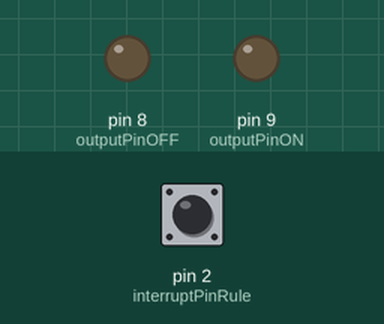
A sketch run on a simulated Arduino Uno, built with avr-gcc and run on an emulated ATmega328P. Parts: output pins drawn as LEDs (lit = HIGH). Inputs (shaded band) come from the test bench; at power-on: pin 2 (interruptPinRule) LOW. Random numbers use the default seed unless the sketch sets one.

Above: at 1.2 s.
1.3 s: pin 2 (interruptPinRule) pulled HIGH for 0.15 s
Timing chart, 0 to 4.3 s (numbered marks = the images above; inputs shaded):
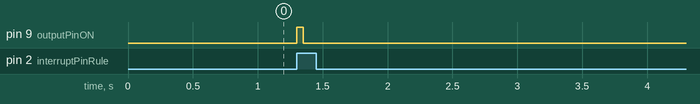

Measured:
- after the input at 1.3 s, pin 9 (outputPinON): LOW → HIGH at once, → LOW 0.05 s later

The sketch:

ClosedLoop_Pinnacle.ino
```cpp
#include <elapsedMillis.h>

//this is for giving 50% ON or OFF TTLs to the LED followed by 20 s lockout

//define pins
const byte interruptPinRule = 2; //digital input sent by rule activation in Pinnacle

const byte outputPinON = 9; //digital output: TTL to Pinnacle
const byte outputPinOFF = 8; //digital output: TTL to Pinnacle

//define settings
const int lockoutDelay = 20; //no additional outputs sent during lockout period (seconds)
const byte LEDProbability = 50; // Probability of ON trigs (%)
const byte pulseDur = 50; //TTL pulse length (ms)

//define task varaibles
volatile float timeLimit = 0;
volatile byte TTLPin = 0;
elapsedMillis timeElapsed;

//define state machine variables
volatile byte state = 0;
const byte stateWaitRule = 0;
const byte statePulse = 1;
const byte stateLockout = 2;


void setup() {
  //set up pin modes
  pinMode(outputPinON, OUTPUT);
  pinMode(outputPinOFF, OUTPUT);
  attachInterrupt(digitalPinToInterrupt(interruptPinRule), trigRule, RISING);
  timeLimit = lockoutDelay * 1000;
  state = stateWaitRule;
}

void loop() {
  switch (state) {
    case stateWaitRule:
      break;
    case stateLockout:
      if (timeElapsed > timeLimit) {
        digitalWrite(LED_BUILTIN, LOW);
        state = stateWaitRule;
        }
      break;
    case statePulse:
      timeElapsed = 0;
      digitalWrite(LED_BUILTIN, HIGH);
      sendTTL();
      state = stateLockout;
    }
}

//output functions
void sendTTL() {
  if (random(100) < LEDProbability) {
    TTLPin = outputPinON;
  } else {
    TTLPin = outputPinOFF;
  }
  digitalWrite(TTLPin, HIGH);
  delay(pulseDur);
  digitalWrite(TTLPin, LOW);
}

//interrupt functions
void trigRule() {
  if (state == stateWaitRule){
    state = statePulse;
  }
}
```
